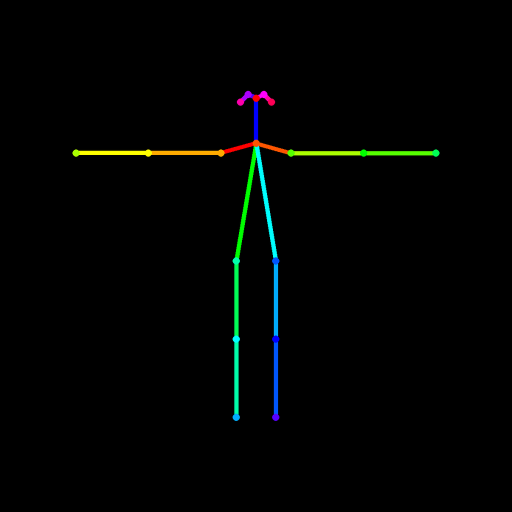
#> input picture modal_app/front_tpose_skeleton.png, 1024 x 1024 px (shown at 1/2 size)
$ python -i exp_pixal3d_mesures.py   (imports and definitions only)   (older library calls are emulated)
#> lines starting #> are read from the running program, lines starting #| are printed output that depends on the picture; after the words box and inside, x2 and y2 are one past the last pixel; in counts of white or black regions, pixels touching at a corner belong together
"""MESURES OBJECTIVES d'un GLB (banc Pixal3D, 15/10/2026).

Aucun GPU, aucune dependance de Modal : numpy, scipy, trimesh, cv2, PIL seulement. Trois usages :
  1. dans le conteneur du banc (modal_app/exp_pixal3d.py), juste apres l'export du GLB ;
  2. en local, sur CPU, sur les GLB telecharges :  python modal_app/exp_pixal3d_mesures.py <fichier.glb> [--entree rgba.png --camera cam.json]
  3. par le test build/bancs/noyaux/test_pixal3d_mesures.py (maillages synthetiques).

Pieges du projet appliques ici (CLAUDE.md, section 5) :
  - un GLB TRELLIS / Pixal3D duplique les sommets le long des coutures d'UV : SOUDER PAR POSITION (np.unique sur les coordonnees
    arrondies) avant toute mesure de topologie, sinon le maillage parait en milliers de morceaux ;
  - mesurer un atlas sur toute l'image est faux (le vide est noir) : toutes les statistiques de texture sont restreintes aux texels
    reellement couverts par les triangles d'UV ;
  - normales de faces adjacentes opposees (produit scalaire < -0,5) en % d'aire : detecte les triangles retournes (section 13) ;
  - « 0 arete de bord » ne veut pas dire « plein » : un GLB d'O-Voxels est ferme mais a DOUBLE PEAU (peau exterieure + peau interieure a normales inversees) ;
    volume signe, rapport a l'enveloppe convexe et ecart des deux peaux le disent en nombres (volume_et_ecart_peaux).

Ne conclut rien sur la qualite visuelle : ce sont des nombres, le jugement est fait ailleurs (comparateur cote a cote).
"""
import io
import json
import math
import struct

import numpy as np

TOL_SOUDURE = 1e-6            # fraction de la diagonale de la boite englobante
PAS_AUTO_COUVERTURE = 4096    # taille maximale de la grille de couverture d'atlas


# ----------------------------------------------------------------------------------------------- utilitaires
# [258 lines left out: functions _j, entete_glb, souder, topologie, _pct_aire_opposee, volume_et_ecart_peaux and 2 more, not called in this run]


# ----------------------------------------------------------------------------------------------- alignement avec l'entree
def masque_entree(entree_rgba, taille=512):
    """Masque binaire de l'entree tel que le modele la voit : meme recadrage que Pixal3DImageTo3DPipeline.preprocess_image
    (reduction a 1024, alpha > 0,8 x 255, carre centre x 1,1) puis redimensionnement a `taille` (image_size des extracteurs)."""
#> called with entree_rgba = 'front_tpose_skeleton.png', taille = 512
    from PIL import Image
    im = entree_rgba if isinstance(entree_rgba, Image.Image) else Image.open(entree_rgba)
#> im is the input picture: PIL image 1024x1024 RGB; mean R, G, B 1.4, 3.2, 1.9
    im = im.convert("RGBA")
#> im: PIL image 1024x1024 RGBA
    mx = max(im.size)
#> mx = 1024
    s = min(1, 1024 / mx)
#> s = 1
    if s < 1:
        im = im.resize((int(im.width * s), int(im.height * s)), Image.Resampling.LANCZOS)
    a = np.array(im)[:, :, 3]
#> a: shape (1024, 1024); every value is 255
    pts = np.argwhere(a > 0.8 * 255)
#> pts = 1048576 pairs, first value 0 to 1023, second value 0 to 1023
    bbox = (np.min(pts[:, 1]), np.min(pts[:, 0]), np.max(pts[:, 1]), np.max(pts[:, 0]))
#> bbox = (0, 0, 1023, 1023)
    centre = ((bbox[0] + bbox[2]) / 2, (bbox[1] + bbox[3]) / 2)
#> centre = (511.5, 511.5)
    cote = int(max(bbox[2] - bbox[0], bbox[3] - bbox[1]) * 1.1)
#> cote = 1125
    boite = (centre[0] - cote // 2, centre[1] - cote // 2, centre[0] + cote // 2, centre[1] + cote // 2)
#> boite = (-50.5, -50.5, 1073.5, 1073.5)
    rec = im.crop(boite)
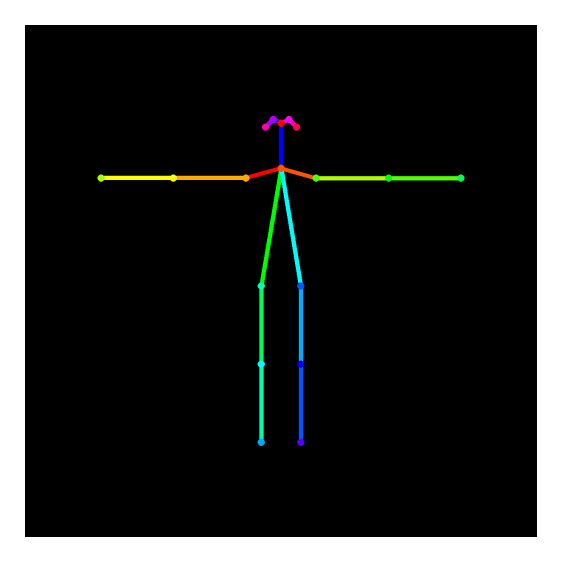
#> rec: PIL image 1124x1124 RGBA (shown at 1/2 size); mean R, G, B, A 1.2, 2.7, 1.6, 211.6; transparent parts drawn white
    al = Image.fromarray(np.array(rec)[:, :, 3]).resize((taille, taille), Image.Resampling.LANCZOS)
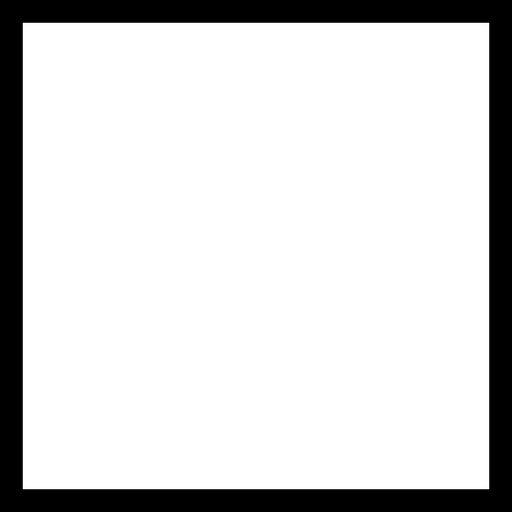
#> al: PIL image 512x512 L; min 0, max 255, mean 211.7
    return np.array(al) > 127
#> returned value: shape (512, 512) bool; 82.8% white; 1 black region, box (x1, y1, x2, y2) and area: (0, 0, 512, 512) 44988


# repere du GLB (x', y', z') -> repere "monde" du projecteur de Pixal3D (x_w, y_w = profondeur, z_w = haut), camera en (0, -d, 0).
# Derive de inference.py : to_glb range (a, b, c) en (a, c, -b), puis la rotation d'export donne (-a, b, -c) ; le projecteur (ProjGrid)
# lit le maillage natif (a, b, c) comme (a, -c, b). D'ou x_w = -x', y_w = z', z_w = y'. Les trois autres candidats servent a verifier la derivation.
CANDIDATS_REPERE = {
    "primaire (-x', z', y')": lambda p: np.stack([-p[:, 0], p[:, 2], p[:, 1]], axis=1),
    "miroir x (x', z', y')": lambda p: np.stack([p[:, 0], p[:, 2], p[:, 1]], axis=1),
    "face/dos (-x', -z', y')": lambda p: np.stack([-p[:, 0], -p[:, 2], p[:, 1]], axis=1),
    "face/dos + miroir (x', -z', y')": lambda p: np.stack([p[:, 0], -p[:, 2], p[:, 1]], axis=1),
}


# [68 lines left out: functions silhouette_projetee, alignement, silhouette_orthographique, not called in this run]


ECHELLES_ORIENTATION = (0.94, 0.97, 1.0, 1.03, 1.06)       # mise a l'echelle relative essayee autour du centre de la silhouette
DECALAGE_ORIENTATION = 12                                  # translation entiere maximale essayee (pixels, image 512 x 512)


# [97 lines left out: functions iou_optimise, orientation, _iou, mesurer_glb, not called in this run]


# [9 lines not run here, left out]

>>> result = masque_entree('front_tpose_skeleton.png')
